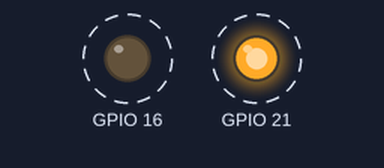
The program below on a simulated Raspberry Pi (BCM pin numbers). Shown: output pins drawn as LEDs (lit = HIGH). Dashed ring = blinking. What the program prints to the terminal is not drawn.

Above: at 0.2 s.
Timing chart, 0 to 3.0 s (numbered marks = the images above):
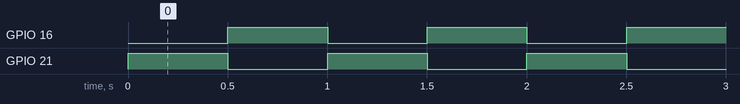

Measured:
- by itself, GPIO 16, GPIO 21: alternates HIGH for 0.50 s and LOW for 0.50 s

The program:

Python_Blink.py
```python
# Python Program - Blink (ENG4)
# Written by Owen Lindsay
# 11/29/21
import RPi.GPIO as GPIO
from time import sleep
GPIO.setmode(GPIO.BCM) # this sets my pin numbering scheme as the BCM
GPIO.setup(16,GPIO.OUT)
GPIO.setup(21,GPIO.OUT)
while True:
	print ("GREEN ON")
	GPIO.output(21,True)
	print ("RED OFF")
	GPIO.output(16,False)
	sleep(.5)
	print ("GREEN OFF")
	GPIO.output(21,False)
	print ("RED OFF")
	GPIO.output(16,True)
	sleep(.5)
```
